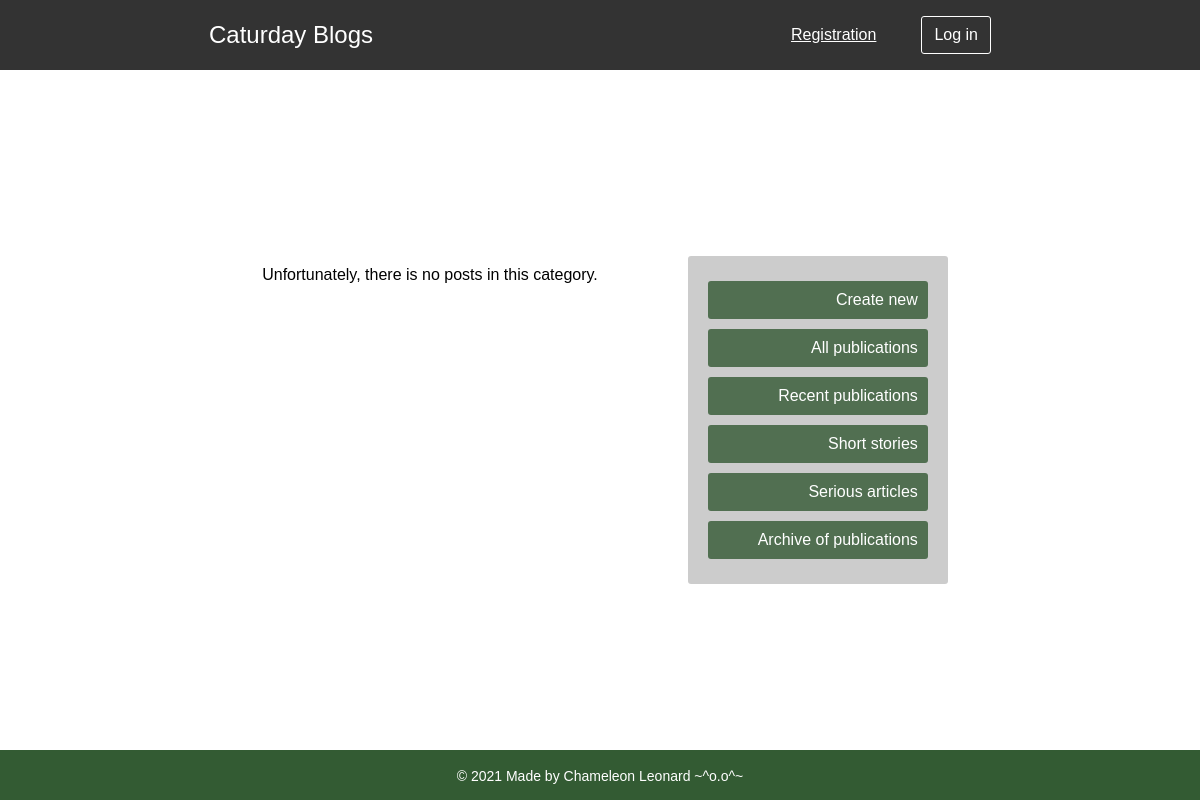
The app's page /blogs/catpost/recent/, older data.
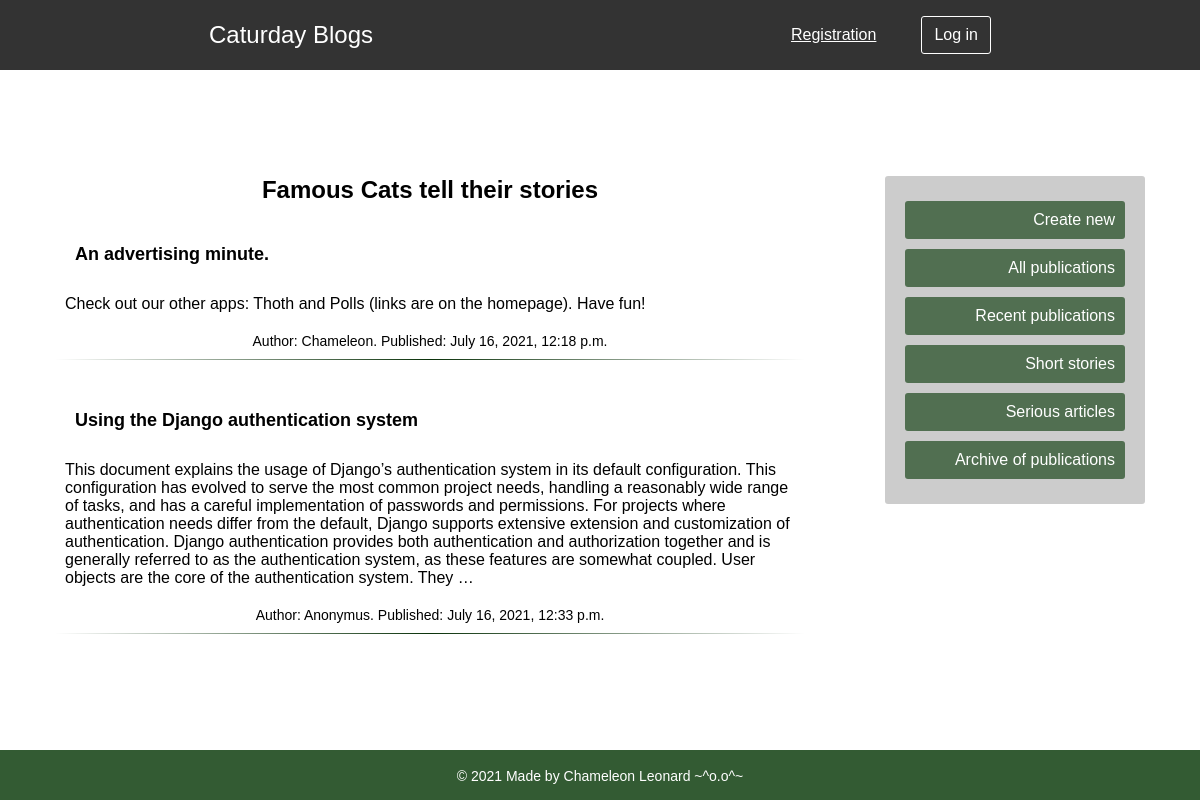
The same page, newer data.
### catblogs/models.py (models this page shows, shortened)
class CatPost(models.Model):
    catauthor = models.ForeignKey(settings.AUTH_USER_MODEL,
                                  on_delete=models.SET_DEFAULT,
                                  default=19)
    catitle = models.CharField(max_length=200)
    catext = models.TextField()
    creation_date = models.DateTimeField(default=timezone.now)
    publication_date = models.DateTimeField(blank=True, null=True)

### catblogs/views.py (the view)
# urls.py: path('recent/', views.RecentPostListView.as_view(), name='catpost_recent'),
class RecentPostListView(generic.ListView):
    template_name = 'catblogs/catpost_list.html'
    context_object_name = 'catposts'
    def get_queryset(self):
        return CatPost.objects.filter(
            publication_date__gte=timezone.now() - datetime.timedelta(days=30)
        ).order_by('publication_date')

### catblogs/templates/catblogs/catpost_list.html (shortened to what this page needs)
{% extends 'catblogs/base.html' %}
{% block content %}
    {% if catposts %}
        <h1>Famous Cats tell their stories</h1>
        {% for catpost in catposts %}
            <div class="post">
                <h2><a href="{% url 'catblogs:catpost_detail' pk=catpost.pk %}">{{ catpost.catitle }}</a></h2>
                <p class="post-text">{{ catpost.catext|truncatewords:90|linebreaksbr }}</p>
                <p class="auth-date">Author: {{ catpost.catauthor }}. Published: {{ catpost.publication_date }} </p>
                <hr>
            </div>
        {% endfor %}
    {% else %}
        <div class="post">
            <p class="post-text">Unfortunately, there is no posts in this category.</p>
        </div>
    {% endif %}
{% endblock %}

### catblogs/templates/catblogs/base.html (shortened to what this page needs)
{% load static %}
<html>
<head>
    <link rel="stylesheet" type="text/css" href="{% static 'catblogs/css/style.css' %}">
</head>
<body>
<div class="body-wrapper">
    <header class="header">
        <div class="header-wrapper">
            <div class="logo">
                <a href="/">Caturday Blogs</a>
            </div>
            <div class="login">
                {% if not user.is_authenticated %}
                <div class="reglink"><a href="{% url 'accounts:register' %}">Registration</a></div>
                <a class="log-but" href="{% url 'accounts:login' %}?next={{request.path}}"><div class="button">Log in</div></a>
                {% elif user.is_authenticated %}
                <div class="user"><a href="{% url 'accounts:get_profile' %}">{{ user.get_username }}</a></div>
                <a class="log-but" href="{% url 'accounts:logout' %}"><div class="button">Log out</div></a>
                {% endif %}
            </div>
        </div>
    </header>
    <div class="content">
        <div class="main">
            {% block content %}
            {% endblock %}
        </div>
        <div class="sidebar">
            <nav class="nav">
                <ul class="nav-ul">
                    <a href="{% url 'catblogs:catpost_new' %}"><li>Create new</li></a>
                    <a href="/blogs"><li>All publications</li></a>
                    <a href="{% url 'catblogs:catpost_recent' %}"><li>Recent publications</li></a>
                    <a href="{% url 'catblogs:catpost_short' %}"><li>Short stories</li></a>
                    <a href="{% url 'catblogs:catpost_article' %}"><li>Serious articles</li></a>
                    <a href="{% url 'catblogs:catpost_archive' %}"><li>Archive of publications</li></a>
                </ul>
            </nav>
        </div>
    </div>
    <footer class="footer">
        <div class="footer-content">
            <p>© 2021 Made by Chameleon Leonard ~^o.o^~</p>
        </div>
    </footer>
</div>
</body>
</html>

### catblogs/static/catblogs/css/style.css (style rules this page uses)
* { margin: 0; padding: 0; }
html, body { height: 100vh; }
body { font-family: Arial, sans-serif; font-weight: normal; }
.body-wrapper { position: relative; min-height: 100%; display: flex; flex-flow: wrap; flex-direction: column; justify-content: space-between; align-items: center; }
.header { background: rgba(0, 0, 0, .8); position: sticky; top: 0; width: 100%; min-height: 70px; display: flex; justify-content: center; align-content: center; }
.header-wrapper { width: 100%; display: flex; justify-content: space-around; align-items: center; }
.logo { font-size: 24px; }
.logo a { text-decoration: none; color: #fff; }
.login { min-width: 200px; }
.reglink { display: inline-block; padding: 10px 10px 10px 0; }
.reglink a { color: #fff; }
.log-but { text-decoration: none; color: #fff; }
.button { float: right; display: inline-block; padding: 9px 12px; border-radius: 3px; border: 1px solid #fff; font-size: 16px; text-align: center; cursor: pointer; }
.content { padding: 50px 0 30px; display: flex; flex-wrap: wrap; justify-content: space-evenly; }
.main { max-width: 750px; padding: 0 40px; }
.main h1 { padding: 0 0 20px; font-size: 24px; text-align: center; }
.sidebar { padding: 0 40px; }
.nav { width: 220px; position: sticky; top: 127px; background: rgba(0, 0, 0, .2); padding: 20px; border-radius: 3px; }
.nav-ul { display: flex; flex-flow: wrap; flex-direction: column; }
nav a { text-decoration: none; color: #fff; font-size: 16px; min-height: 32px; text-align: right; }
nav li { list-style-type: none; padding: 10px; margin: 5px 0px; border-radius: 3px; background: rgba(0, 50, 0, .6); }
.post h2 { font-size: 18px; padding: 20px; }
.post h2 a { text-decoration: none; color: #000; }
.post-text { font-size: 16px; padding: 10px; border-radius: 10px; }
.auth-date { font-size: 14px; text-align: center; padding: 10px; }
hr { border: 0; height: 1px; background: #333; background-image: linear-gradient(to right, #fff, rgba(0, 50, 0, .8), #fff); margin-bottom: 30px; }
.footer { width: 100%; background-color: rgba(0, 50, 0, .8); color: #fff; width: 100%; height: 50px; text-align: center; font-size: 14px; }
.footer p { padding-top: 18px; }

Row changes from the older to the newer data that the page shows:
now on this page (row edited): CatPost: catitle "An advertising minute.", catext "Check out our other apps: Thoth and Polls (links are on the homepage). Have fun!", catauthor "Chameleon", publication_date "July 16, 2021, 12:18 p.m."
added CatPost: catitle "Using the Django authentication system", catext "This document explains the usage of Django’s authentication system in its default configuration. This configuration has evolved to serve the most common project needs, handling a reasonably wide range of tasks, and has a careful implementation of passwords and permissions. For projects where authentication needs differ from the default, Django supports extensive extension and customization of authentication. Django authentication provides both authentication and authorization together and is generally referred to as the authentication system, as these features are somewhat coupled. User objects are the core of the authentication system. They …", catauthor "Anonymus", publication_date "July 16, 2021, 12:33 p.m."
Text that changed along with them:
text no longer shown: "Unfortunately, there is no posts in this category."
text now shown: "Famous Cats tell their stories"
